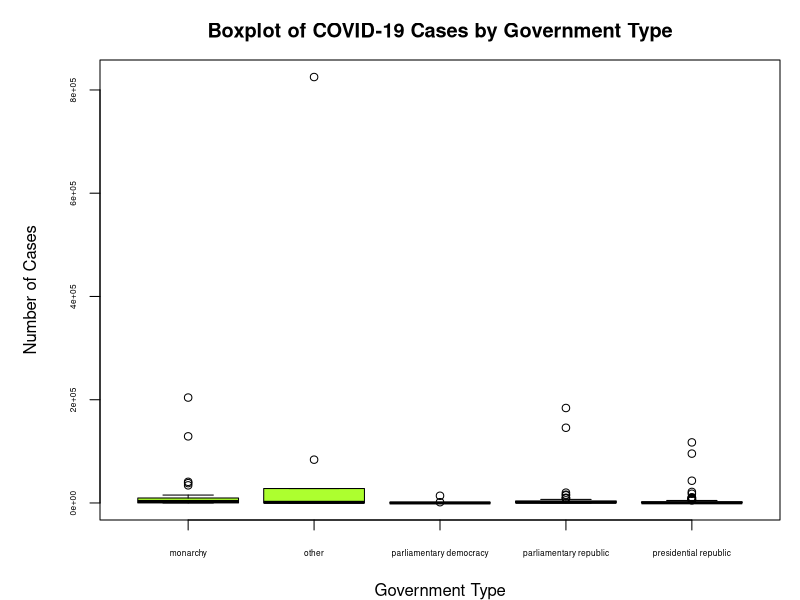
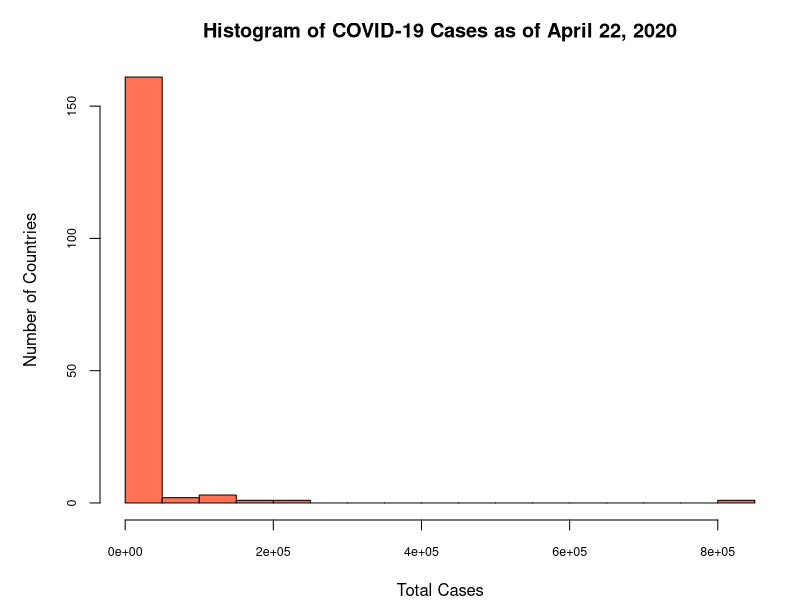
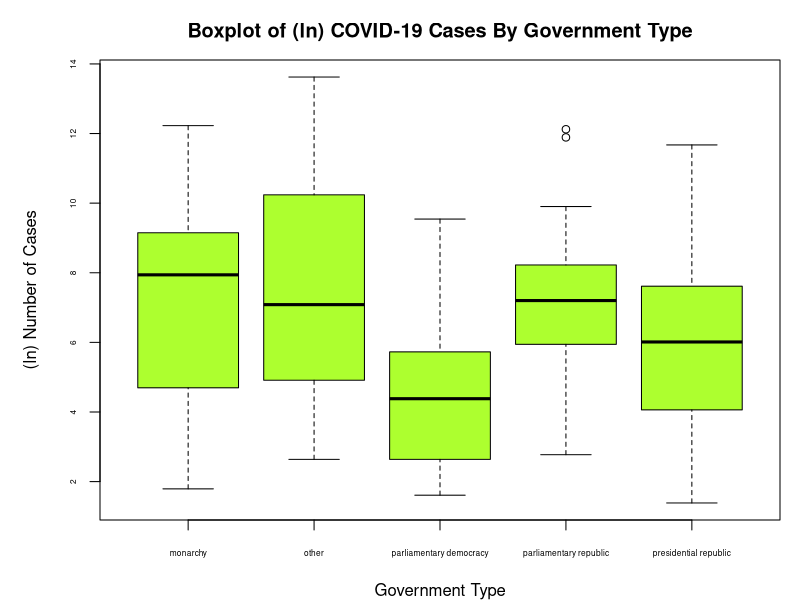
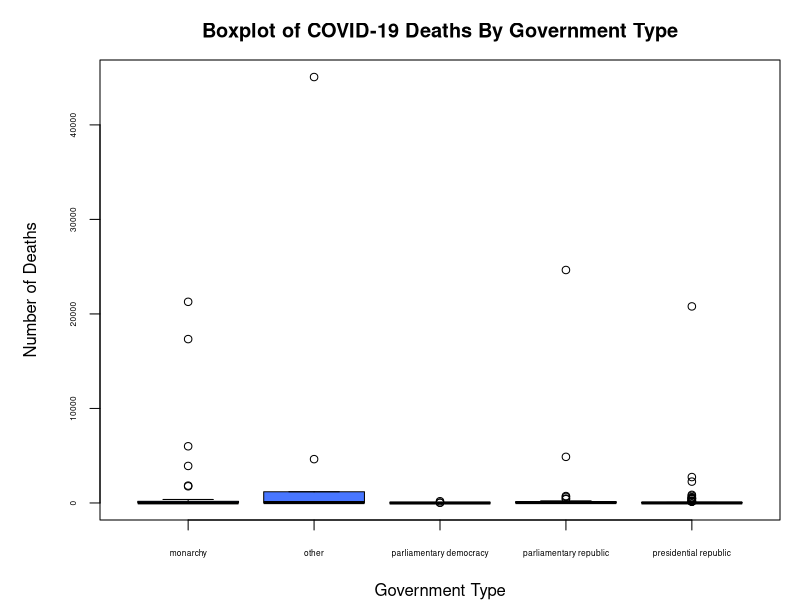
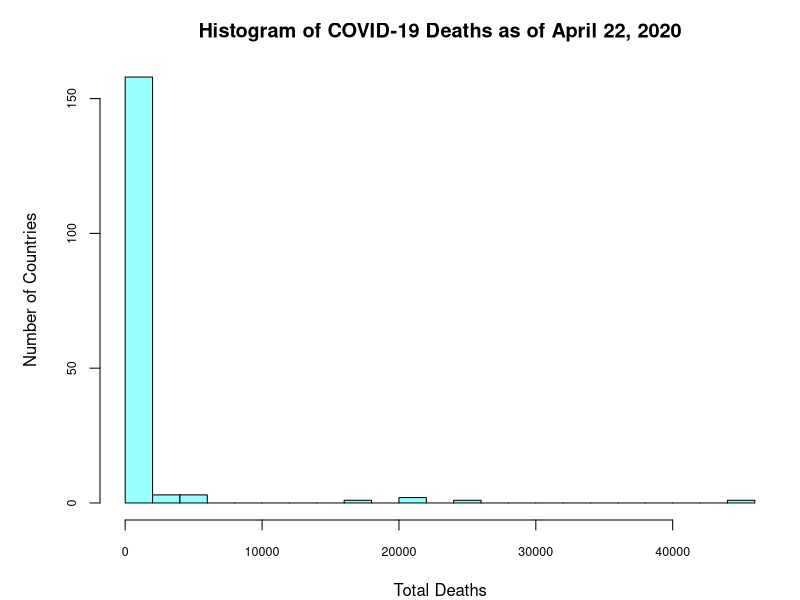
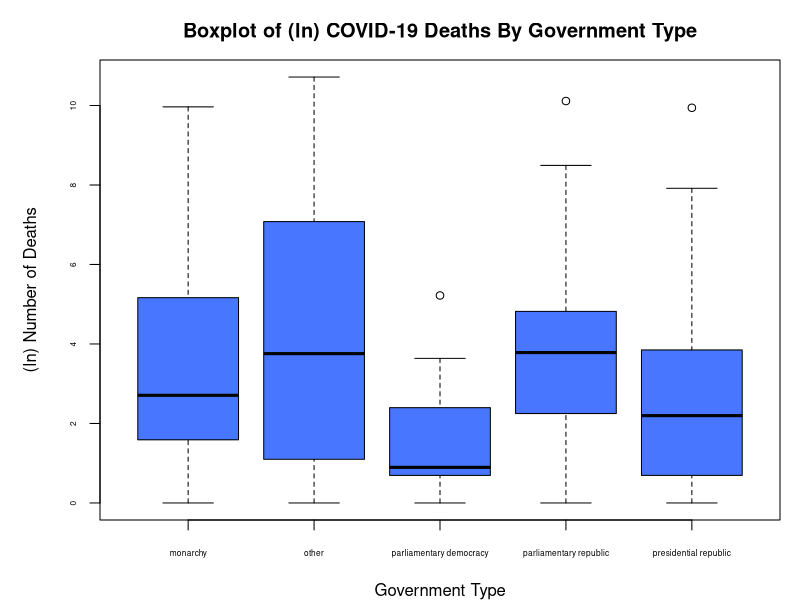

Write R code to recreate these figures, in order.
## ---- chunk 1
db <- read.csv("data/wb-covid-data.csv")
db <- db[, -1]
## ---- chunk 2
db
## ---- chunk 3
par(mar = c(4, 5, 3, 1), cex.axis = 0.50)
boxplot(db$CovidCases ~ db$Govt, 
        main = "Boxplot of COVID-19 Cases by Government Type",
        xlab = "Government Type",
        ylab = "Number of Cases",
        col = "greenyellow")
par(mar = c(4, 5, 3, 1), cex.axis = 0.75)
hist(db$CovidCases, 
     main = "Histogram of COVID-19 Cases as of April 22, 2020", 
     xlab = "Total Cases", 
     ylab = "Number of Countries", 
     col = "coral1", 
     breaks = 20)
## ---- chunk 4
par(mar = c(4, 5, 3, 1), cex.axis = 0.50)
boxplot(log(db$CovidCases) ~ db$Govt, 
        main = "Boxplot of (ln) COVID-19 Cases By Government Type", 
        xlab = "Government Type", 
        ylab = "(ln) Number of Cases", 
        col = "greenyellow")
db$logCases <- log(db$CovidCases)
## ---- chunk 5
par(mar = c(4, 5, 3, 1), cex.axis = 0.50)
boxplot(db$CovidDeaths ~ db$Govt, 
        main = "Boxplot of COVID-19 Deaths By Government Type", 
        xlab = "Government Type", 
        ylab = "Number of Deaths", 
        col = "royalblue1")
par(mar = c(4, 5, 3, 1), cex.axis = 0.75)
hist(db$CovidDeaths, 
     main = "Histogram of COVID-19 Deaths as of April 22, 2020", 
     xlab = "Total Deaths", 
     ylab = "Number of Countries", 
     col = "darkslategray1", 
     breaks = 20)
## ---- chunk 6
db$logDeaths <- log(db$CovidDeaths + 1)
par(mar = c(4, 5, 3, 1), cex.axis = 0.50)
boxplot(db$logDeaths ~ db$Govt, 
        main = "Boxplot of (ln) COVID-19 Deaths By Government Type",
        xlab = "Government Type", 
        ylab = "(ln) Number of Deaths", 
        col = "royalblue1")
